Frame 1 (no input): blank canvas, image omitted
Frame 60 (no input): blank canvas, image omitted
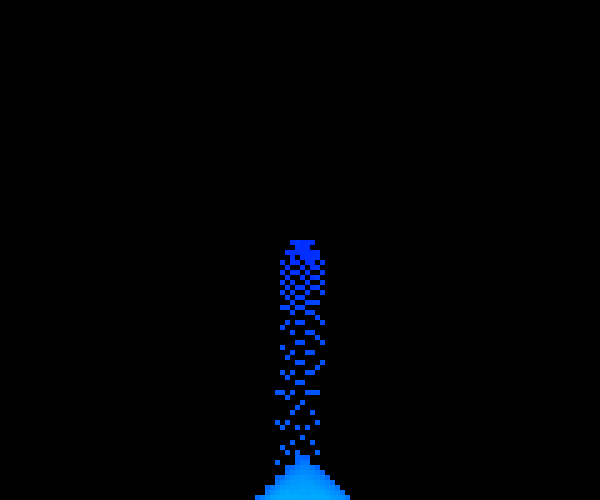
Frame 120 (the mouse pressed at the canvas centre since frame 60)

The p5.js sketch whose frames 1 and 60 were blank and that drew this single picture after the mouse press (run headless with seeded random() and noise() and a simulated clock; from frame 60 on, the mouse is pressed at the canvas centre):

// p5.js sketch
// ── sketch.js
function make2DArray(cols, rows) {
  let arr = new Array(cols);
  for (let i = 0; i < arr.length; i++) {
    arr[i] = new Array(rows);
    // Fill the array with 0s
    for (let j = 0; j < arr[i].length; j++) {
      arr[i][j] = 0;
    }
  }
  return arr;
}

let grid;
let velocityGrid;
let w = 5;
let cols, rows;
let hueValue = 200;
let gravity = 0.1;
let sandCount = 0;
const thresholdPercentage = 100;

function withinCols(i) {
  return i >= 0 && i <= cols - 1;
}

function withinRows(j) {
  return j >= 0 && j <= rows - 1;
}

function setup() {
  createCanvas(600, 500);
  colorMode(HSB, 360, 255, 255);
  cols = width / w;
  rows = height / w;
  grid = make2DArray(cols, rows);
  velocityGrid = make2DArray(cols, rows, 1);
}

function mouseDragged() {}

function draw() {
  background(0);
  if (mouseIsPressed) {
    let mouseCol = floor(mouseX / w);
    let mouseRow = floor(mouseY / w);

    let matrix = 5;
    let extent = floor(matrix / 2);
    for (let i = -extent; i <= extent; i++) {
      for (let j = -extent; j <= extent; j++) {
        if (random(1) < 0.75) {
          let col = mouseCol + i;
          let row = mouseRow + j;
          if (withinCols(col) && withinRows(row)) {
            grid[col][row] = hueValue;
            velocityGrid[col][row] = 1;
            sandCount++;
            checkThreshold();
          }
        }
      }
    }
    hueValue += 0.5;
    if (hueValue > 360) {
      hueValue = 1;
    }
  }

  for (let i = 0; i < cols; i++) {
    for (let j = 0; j < rows; j++) {
      noStroke();
      if (grid[i][j] > 0) {
        fill(grid[i][j], 255, 255);
        let x = i * w;
        let y = j * w;
        square(x, y, w);
        //sandCount++;
        //checkThreshold();
      }
    }
  }

  let nextGrid = make2DArray(cols, rows);
  let nextVelocityGrid = make2DArray(cols, rows);

  // Check every cell
  for (let i = 0; i < cols; i++) {
    for (let j = 0; j < rows; j++) {
      // What is the state?
      let state = grid[i][j];
      let velocity = velocityGrid[i][j];
      let moved = false;
      if (state > 0) {
        let newPos = int(j + velocity);
        for (let y = newPos; y > j; y--) {
          let below = grid[i][y];
          let dir = 1;
          if (random(1) < 0.5) {
            dir *= -1;
          }
          let belowA = -1;
          let belowB = -1;
          if (withinCols(i + dir)) belowA = grid[i + dir][y];
          if (withinCols(i - dir)) belowB = grid[i - dir][y];

          if (below === 0) {
            nextGrid[i][y] = state;
            nextVelocityGrid[i][y] = velocity + gravity;
            moved = true;
            break;
          } else if (belowA === 0) {
            nextGrid[i + dir][y] = state;
            nextVelocityGrid[i + dir][y] = velocity + gravity;
            moved = true;
            break;
          } else if (belowB === 0) {
            nextGrid[i - dir][y] = state;
            nextVelocityGrid[i - dir][y] = velocity + gravity;
            moved = true;
            break;
          }
        }
      }

      if (state > 0 && !moved) {
        nextGrid[i][j] = grid[i][j];
        nextVelocityGrid[i][j] = velocityGrid[i][j] + gravity;
      }
    }
  }
  grid = nextGrid;
  velocityGrid = nextVelocityGrid;

  function checkThreshold() {
    let totalPixels = 600 * 500;
    let occupiedPercentage = (sandCount / totalPixels) * 100;
    if (occupiedPercentage >= thresholdPercentage) {
      // Prevent further addition of sand
      noLoop(); // Stop draw loop
      console.log("Canvas filled with sand. Stop adding sand.");
    }
  } 
}
// ── style.css
canvas {
  display: block;
}

html, body {
  margin: 10px, 0;
  padding: 0;
  display: flex;
  justify-content: center;
  align-items: center;
  background-color: #fbfbfb;
}
